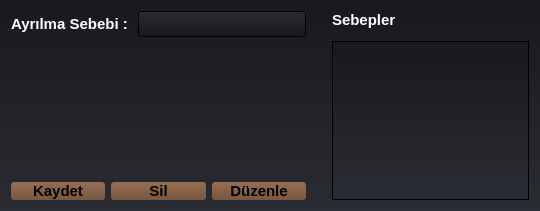
<?xml version="1.0" encoding="UTF-8"?>
<ui version="4.0">
 <class>Form</class>
 <widget class="QWidget" name="Form">
  <property name="geometry">
   <rect>
    <x>0</x>
    <y>0</y>
    <width>540</width>
    <height>211</height>
   </rect>
  </property>
  <property name="font">
   <font>
    <pointsize>11</pointsize>
    <weight>75</weight>
    <bold>true</bold>
   </font>
  </property>
  <property name="windowTitle">
   <string>Form</string>
  </property>
  <property name="styleSheet">
   <string notr="true">/*Copyright (c) DevSec Studio. All rights reserved.

MIT License

Permission is hereby granted, free of charge, to any person obtaining a copy
of this software and associated documentation files (the &quot;Software&quot;), to deal
in the Software without restriction, including without limitation the rights
to use, copy, modify, merge, publish, distribute, sublicense, and/or sell
copies of the Software, and to permit persons to whom the Software is
furnished to do so, subject to the following conditions:

The above copyright notice and this permission notice shall be included in all
copies or substantial portions of the Software.

THE SOFTWARE IS PROVIDED *AS IS*, WITHOUT WARRANTY OF ANY KIND, EXPRESS OR
IMPLIED, INCLUDING BUT NOT LIMITED TO THE WARRANTIES OF MERCHANTABILITY,
FITNESS FOR A PARTICULAR PURPOSE AND NONINFRINGEMENT. IN NO EVENT SHALL THE
AUTHORS OR COPYRIGHT HOLDERS BE LIABLE FOR ANY CLAIM, DAMAGES OR OTHER
LIABILITY, WHETHER IN AN ACTION OF CONTRACT, TORT OR OTHERWISE, ARISING FROM,
OUT OF OR IN CONNECTION WITH THE SOFTWARE OR THE USE OR OTHER DEALINGS IN THE SOFTWARE.
*/

/*-----QWidget-----*/
QWidget
{
	background-color: qlineargradient(spread:repeat, x1:1, y1:0, x2:1, y2:1, stop:0 rgba(24, 25, 29, 255),stop:1 rgba(42, 44, 51, 255));
	color: #eee;
	border-color: #000000;

}


/*-----QLabel-----*/
QLabel
{
	background-color: transparent;
	color: #ffffff;

}


QLabel::disabled
{
	background-color: transparent;
	color: gray;

}


/*-----QMenuBar-----*/
QMenuBar
{
	background-color: qlineargradient(spread:repeat, x1:1, y1:0, x2:1, y2:1, stop:0 rgba(42, 44, 51, 255), stop:1 rgba(24, 25, 29, 255));
	color: #eee;
	border-color: #000000;

}


/*-----QLineEdit-----*/
QLineEdit
{
	
	background-color: qlineargradient(spread:repeat, x1:1, y1:0, x2:1, y2:1, stop:0 rgba(42, 44, 51, 255), stop:1 rgba(24, 25, 29, 255));
	color: #eee;
	border-color: #000000;
	

}






QMenuBar::item
{
    background-color: transparent;

}


QMenuBar::item:disabled
{
    background-color: transparent;
	color: gray;

}


QMenuBar::item:selected
{
    background-color: qlineargradient(spread:repeat, x1:1, y1:0, x2:1, y2:1, stop:0 rgba(171, 129, 102, 255),stop:1 rgba(140, 107, 85, 255));

}


QMenuBar::item:pressed
{
    background-color: qlineargradient(spread:repeat, x1:1, y1:0, x2:1, y2:1, stop:0 rgba(121, 79, 52, 255),stop:1 rgba(90, 57, 35, 255));
    border: 1px solid #794f34;
    margin-bottom: -1px;
    padding-bottom: 1px;

}


/*-----QMenu-----*/
QMenu
{
    background-color: qlineargradient(spread:repeat, x1:1, y1:0, x2:1, y2:1, stop:0 rgba(24, 25, 29, 255),stop:1 rgba(42, 44, 51, 255));
    border: 1px solid;
    color: #eee;

}


QMenu::separator
{
    height: 1px;
    background-color: #000;
    color: #ffffff;
    padding-left: 4px;
    margin-left: 10px;
    margin-right: 5px;

}


QMenu::item
{
    min-width : 150px;
    padding: 3px 20px 3px 20px;

}


QMenu::item:selected
{
    background-color: qlineargradient(spread:repeat, x1:1, y1:0, x2:1, y2:1, stop:0 rgba(121, 79, 52, 255),stop:1 rgba(90, 57, 35, 255));
    color: #ffffff;

}


QMenu::item:disabled
{
    color: #262626;

}



/*-----QPushButton-----*/
QPushButton
{
	background-color: qlineargradient(spread:repeat, x1:1, y1:0, x2:1, y2:1, stop:0 rgba(151, 109, 82, 255),stop:1 rgba(120, 87, 65, 255));
	color: #000000;
	border-color: #000000;
	border-radius: 3px;

}


QPushButton::hover
{
	background-color: qlineargradient(spread:repeat, x1:1, y1:0, x2:1, y2:1, stop:0 rgba(171, 129, 102, 255),stop:1 rgba(140, 107, 85, 255));
	color: #000000;
	border-color: #000000;
	border-radius: 3px;

}


QPushButton::pressed
{
	background-color: qlineargradient(spread:repeat, x1:1, y1:0, x2:1, y2:1, stop:0 rgba(121, 79, 52, 255),stop:1 rgba(90, 57, 35, 255));
	color: #000000;
	border-color: #000000;
	border-radius: 3px;

}


QPushButton::checked
{
	background-color: qlineargradient(spread:repeat, x1:1, y1:0, x2:1, y2:1, stop:0 rgba(121, 79, 52, 255),stop:1 rgba(90, 57, 35, 255));
	color: #000000;
	border-color: #000000;
	border-radius: 3px;

}


/*-----QSlider-----*/
QSlider{
	background-color: transparent;

}


QSlider::groove:horizontal 
{
	background-color: transparent;
	height: 3px;

}


QSlider::sub-page:horizontal 
{
	background-color: qlineargradient(spread:repeat, x1:1, y1:0, x2:1, y2:1, stop:0 rgba(121, 79, 52, 255),stop:1 rgba(90, 57, 35, 255));

}


QSlider::add-page:horizontal 
{
	background-color: #666765;

}


QSlider::handle:horizontal 
{
	background-color: qlineargradient(spread:repeat, x1:1, y1:0, x2:1, y2:1, stop:0 rgba(151, 109, 82, 255),stop:1 rgba(120, 87, 65, 255));
	width: 14px;
	margin: -5px;
	border-radius: 6px;

}


QSlider::handle:horizontal:hover 
{
	background-color: qlineargradient(spread:repeat, x1:1, y1:0, x2:1, y2:1, stop:0 rgba(121, 79, 52, 255),stop:1 rgba(90, 57, 35, 255));

}


QSlider::sub-page:horizontal:disabled 
{
	background-color: #bbb;
	border-color: #999;

}


QSlider::add-page:horizontal:disabled 
{
	background-color: #eee;
	border-color: #999;

}


QSlider::handle:horizontal:disabled 
{
	background-color: #eee;
	border: 1px solid #aaa;
	border-radius: 3px;

}


/*-----QStatusBar-----*/
QStatusBar
{
	background-color: qlineargradient(spread:repeat, x1:1, y1:0, x2:1, y2:1, stop:0 rgba(42, 44, 51, 255), stop:1 rgba(24, 25, 29, 255));
	color: #eee;
	border-color: #000000;

}


</string>
  </property>
  <layout class="QGridLayout" name="gridLayout">
   <item row="0" column="0">
    <layout class="QHBoxLayout" name="horizontalLayout_2" stretch="60,0,40">
     <item>
      <layout class="QVBoxLayout" name="verticalLayout">
       <item>
        <layout class="QFormLayout" name="formLayout">
         <property name="labelAlignment">
          <set>Qt::AlignRight|Qt::AlignTrailing|Qt::AlignVCenter</set>
         </property>
         <item row="0" column="0">
          <widget class="QLabel" name="label">
           <property name="text">
            <string>Ayrılma Sebebi : </string>
           </property>
          </widget>
         </item>
         <item row="0" column="1">
          <widget class="QLineEdit" name="le_cause"/>
         </item>
        </layout>
       </item>
       <item>
        <spacer name="verticalSpacer">
         <property name="orientation">
          <enum>Qt::Vertical</enum>
         </property>
         <property name="sizeHint" stdset="0">
          <size>
           <width>20</width>
           <height>40</height>
          </size>
         </property>
        </spacer>
       </item>
       <item>
        <layout class="QHBoxLayout" name="horizontalLayout">
         <item>
          <widget class="QPushButton" name="btn_save">
           <property name="text">
            <string>Kaydet</string>
           </property>
          </widget>
         </item>
         <item>
          <widget class="QPushButton" name="btn_delete">
           <property name="text">
            <string>Sil</string>
           </property>
          </widget>
         </item>
         <item>
          <widget class="QPushButton" name="btn_edit">
           <property name="text">
            <string>Düzenle</string>
           </property>
          </widget>
         </item>
        </layout>
       </item>
      </layout>
     </item>
     <item>
      <spacer name="horizontalSpacer">
       <property name="orientation">
        <enum>Qt::Horizontal</enum>
       </property>
       <property name="sizeHint" stdset="0">
        <size>
         <width>20</width>
         <height>20</height>
        </size>
       </property>
      </spacer>
     </item>
     <item>
      <layout class="QVBoxLayout" name="verticalLayout_2">
       <item>
        <widget class="QLabel" name="label_5">
         <property name="text">
          <string>Sebepler</string>
         </property>
        </widget>
       </item>
       <item>
        <spacer name="verticalSpacer_2">
         <property name="orientation">
          <enum>Qt::Vertical</enum>
         </property>
         <property name="sizeHint" stdset="0">
          <size>
           <width>20</width>
           <height>40</height>
          </size>
         </property>
        </spacer>
       </item>
       <item>
        <widget class="QListWidget" name="lw_cause"/>
       </item>
      </layout>
     </item>
    </layout>
   </item>
  </layout>
 </widget>
 <resources/>
 <connections/>
</ui>
